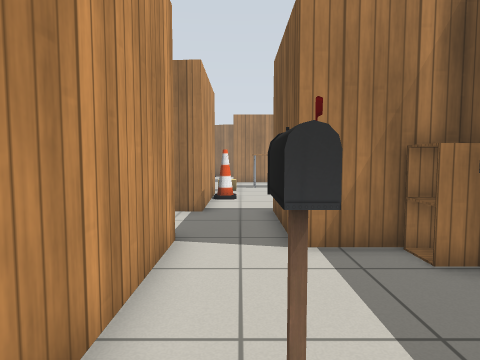
[1] (above)

14 first-person views from a walk through a robot-simulator world made for Gazebo. The camera is 0.9 m above the floor, tilts 4° down and sees 75° across. Floor lines are 1 m apart. The floor is counted in squares, 0.5 m on a side. Each view is taken from the middle of a square. On the plan, view 1 faces up. The plan holds only what a view shows up to about 16 squares ahead; the rest is blank. The place goes on beyond the plan. Gazebo's built-in surfaces are drawn with simple patterns.

[2]
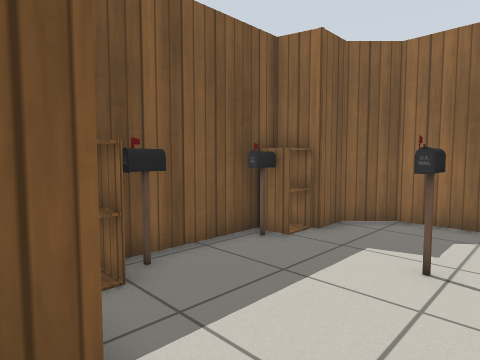

[3]
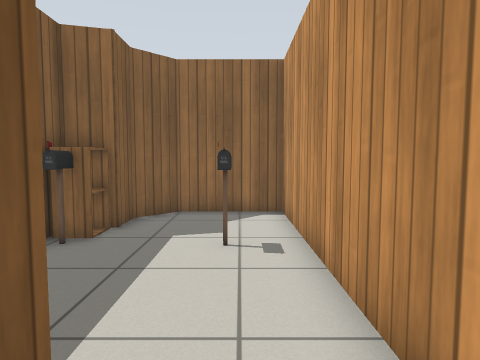

[4]
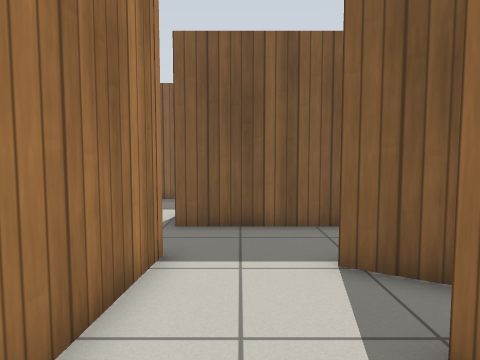

[5]
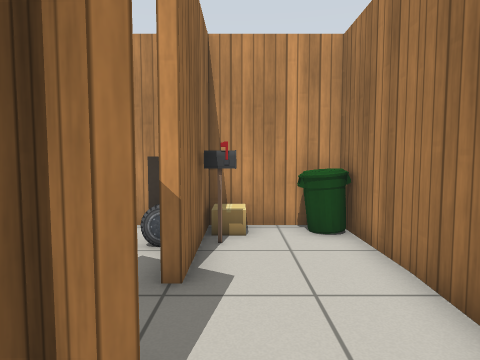

[6]
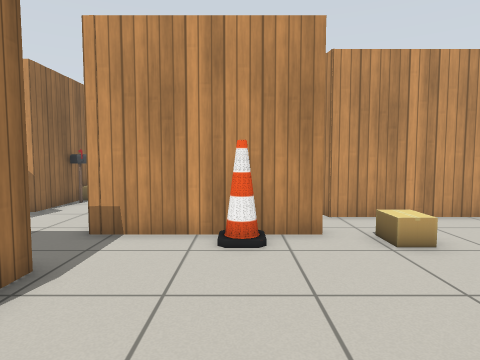

[7]
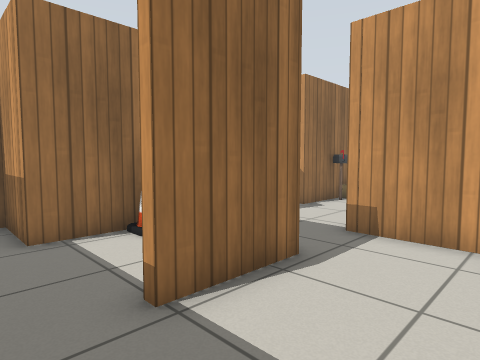

[8]
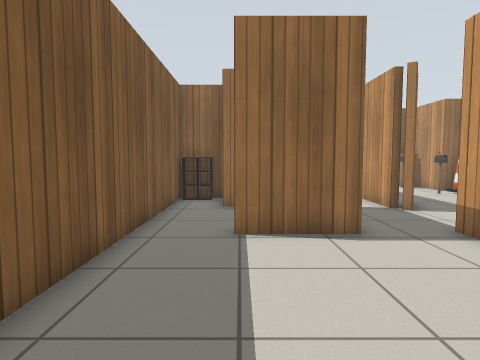

[9]
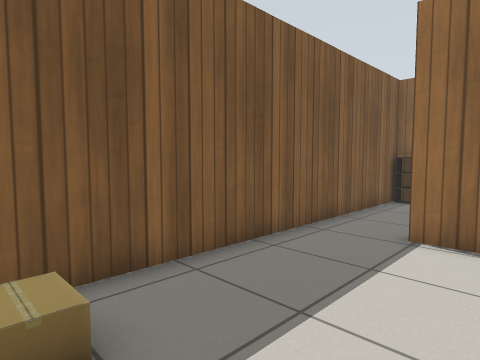

[10]
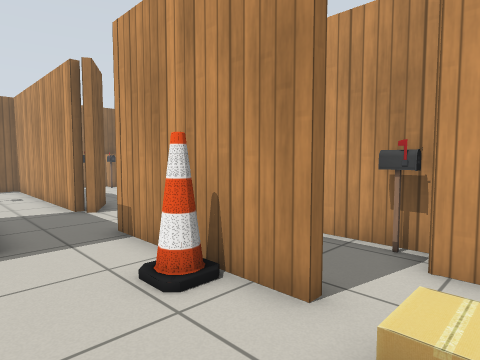

[11]
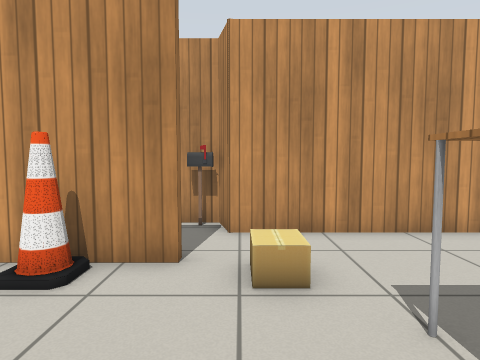

[12]
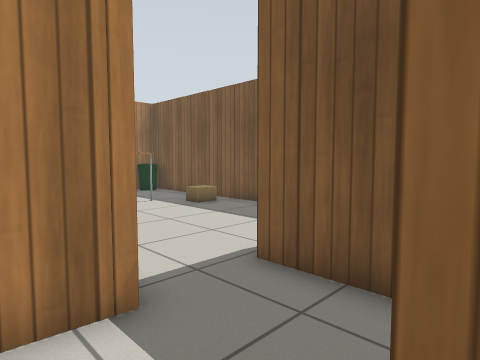

[13]
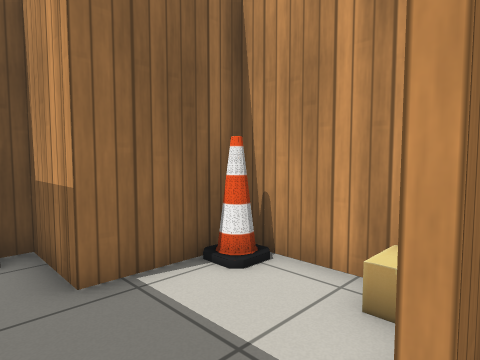

[14]
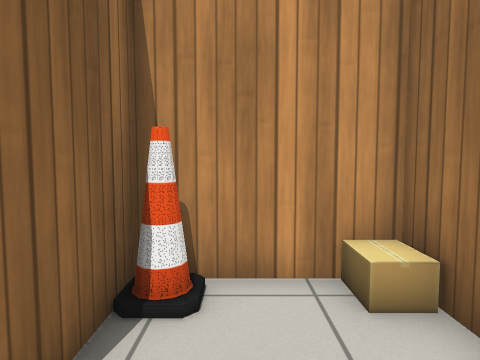

### Floor plan
Points are (right, up) in squares from view 1. A wall is a line through its corners. A room is listed if a view was taken in it or the views show most of it. See-through windows are left out.
Room 1 (view 1)
walls: (4.3, 2.5) (4.3, 3.6); (3.5, 6.2) (1.1, 6.2); (-1.4, 5.4) (-1.4, -2.4) (2.1, -2.4) (3.2, -1.3) (3.2, 0) (4.3, 0.3)
low walls: (5.2, 4.1) (5.2, 4.7)
ways out: opening at (0, 6) to room 2
objects: postbox (0, 1) to (0, 2); cabinet (3, 1) to (4, 1); cabinet (3, 5) to (4, 6); postbox (4, 2); postbox (4, 4)
Room 2 (views 2, 3, 4, 5, 12)
walls: (-1.6, 7.3) (-2, 6.5); (-1.2, 10.4) (-8.3, 10.9) (-8.3, 7.2) (-4.4, 7.2) (-4.4, 6.8); (-1.4, 6.9) (-1.4, 5.4); (-2.9, 5.6) (-1.9, 7.4); (1.1, 6.2) (1.1, 10.7)
ways out: opening at (0, 6) to room 1; opening at (0, 11) to room 3
objects: cardboard box (-8, 8); bin (-8, 10) to (-7, 10); postbox (-7, 8) to (-6, 8)
Room 3 (views 6, 7, 8, 9, 10, 11, 13)
walls: (-1.4, 16) (-1.4, 14.4); (-1.4, 13.6) (-1.4, 10.4); (1.1, 10.7) (4.2, 10.7); (-3.5, 21.5) (-3.5, 16.7); (6.6, 9.4) (6.6, 20.3)
ways out: opening at (0, 11) to room 2; opening at (5.5, 10.5) to room 4
objects: cone (-1, 14) to (0, 14); cardboard box (-1, 17) to (0, 18); table (1, 19); table (3, 19) to (4, 19); cardboard box (5, 17) to (6, 18)
Room 4 (view 14)
walls: (3, 10.4) (1.4, 10.4) (1.4, 6.5) (4.6, 6.5) (4.6, 4); (6.6, 4) (6.6, 9.4)
low walls: (5.2, 4.7) (6.5, 4.7)
ways out: opening at (5.5, 10.5) to room 3
objects: cone (2, 7); cardboard box (2, 10)

Where each view was taken, in squares from view 1:
view 1: 0 up, 0 right, facing up
view 2: 7 up, 1 left, facing down-right
view 3: 8 up, 0 right, facing down
view 4: 9 up, 7 left, facing right
view 5: 8 up, 0 right, facing left
view 6: 14 up, 6 right, facing left
view 7: 14 up, 6 right, facing down-left
view 8: 18 up, 4 right, facing down
view 9: 18 up, 2 right, facing down-right
view 10: 18 up, 2 right, facing down-left
view 11: 17 up, 4 right, facing left
view 12: 7 up, 3 left, facing up-right
view 13: 11 up, 6 right, facing down-left
view 14: 8 up, 6 right, facing left
